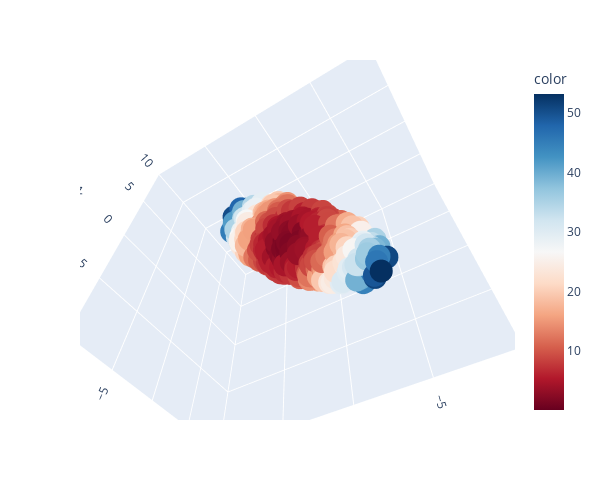

The cell this chart's notebook holds for it:
### Markdown cell above
**Visualize the Data (Colorized)**

To give the figure a little more visual pop, the following cell does the same plot but assigns a pre-determined color value (that we've arbitrarily chosen) to each point. *These colors do not mean anything important*; they're simply there as a visual aid.

You might find using the `colorize_surfboard_data` method useful later in this lab.

### Code cell
# Run this cell to see the colorized version of the previous cell; no further action is needed.
def colorize_surfboard_data(df):
    colors = pd.read_csv("data/surfboard_colors.csv", header = None).values
    df_copy = df.copy()
    df_copy.insert(loc = 3, column = "color", value = colors)
    return df_copy
    
fig = px.scatter_3d(colorize_surfboard_data(surfboard), 
                    x='x', y='y', z='z', 
                    range_x = [-10, 10], range_y = [-10, 10], range_z = [-10, 10], 
                    color = "color", color_continuous_scale = 'RdBu', height = 500, width = 600)
fig.show()

### Figure 1 — Plotly figure (JSON) as saved in the notebook; plotly's stock layout.template omitted (floating-point values rounded to 4 significant figures; data arrays with more than 128 entries replaced by an {"elided": "..."} marker saying what was removed)
{"data": [{"hovertemplate": "x=%{x}<br>y=%{y}<br>z=%{z}<br>color=%{marker.color}<extra></extra>", "legendgroup": "", "marker": {"color": {"elided": "1000 float values"}, "coloraxis": "coloraxis", "symbol": "circle"}, "mode": "markers", "name": "", "scene": "scene", "showlegend": false, "type": "scatter3d", "x": {"elided": "1000 float values"}, "y": {"elided": "1000 float values"}, "z": {"elided": "1000 float values"}}], "layout": {"coloraxis": {"colorbar": {"title": {"text": "color"}}, "colorscale": [[0, "rgb(103,0,31)"], [0.1, "rgb(178,24,43)"], [0.2, "rgb(214,96,77)"], [0.3, "rgb(244,165,130)"], [0.4, "rgb(253,219,199)"], [0.5, "rgb(247,247,247)"], [0.6, "rgb(209,229,240)"], [0.7, "rgb(146,197,222)"], [0.8, "rgb(67,147,195)"], [0.9, "rgb(33,102,172)"], [1, "rgb(5,48,97)"]]}, "height": 500, "legend": {"tracegroupgap": 0}, "margin": {"t": 60}, "scene": {"aspectmode": "auto", "aspectratio": {"x": 0.7745, "y": 1.188, "z": 1.087}, "camera": {"center": {"x": 0, "y": 0, "z": 0}, "eye": {"x": -0.8865, "y": -0.5316, "z": -1.462}, "projection": {"type": "perspective"}, "up": {"x": -0.0006169, "y": 0.001947, "z": 1.0}}, "domain": {"x": [0, 1], "y": [0, 1]}, "xaxis": {"range": [-10, 10], "title": {"text": "x"}, "type": "linear"}, "yaxis": {"range": [-10, 10], "title": {"text": "y"}, "type": "linear"}, "zaxis": {"range": [-10, 10], "title": {"text": "z"}, "type": "linear"}}, "width": 600}}
